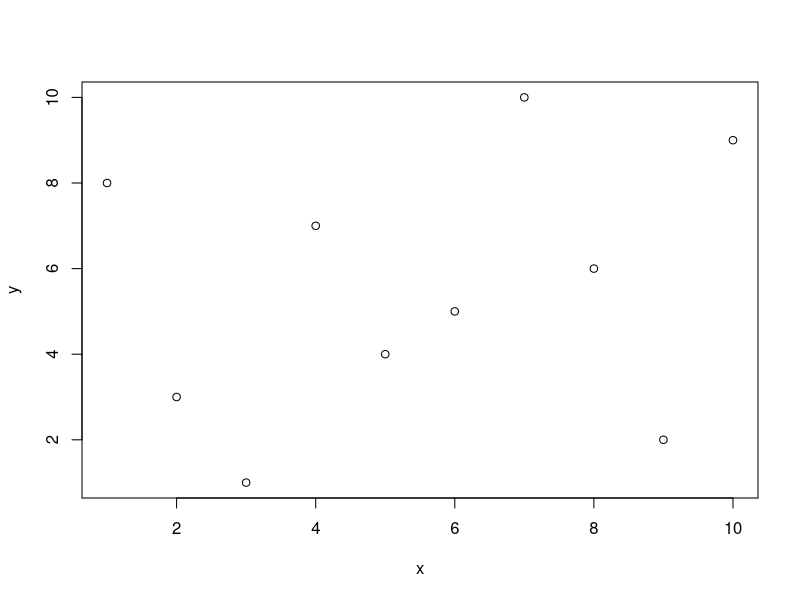
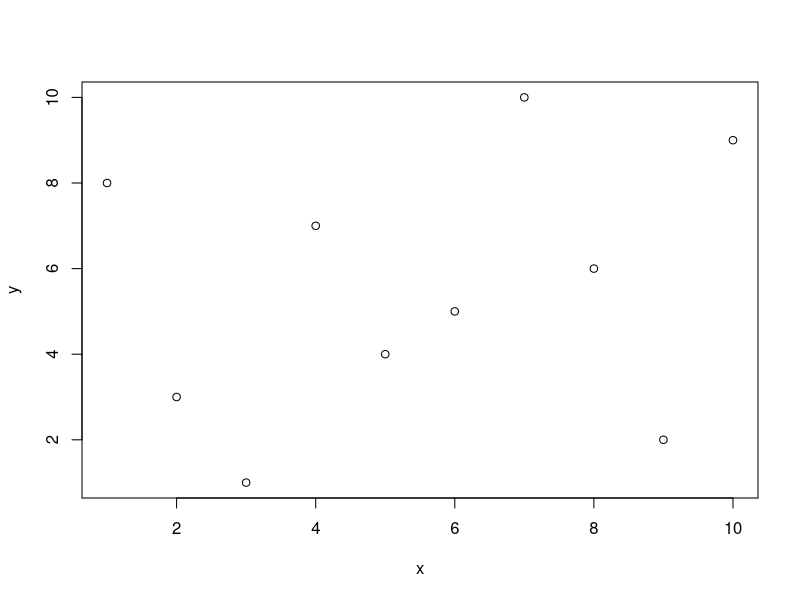
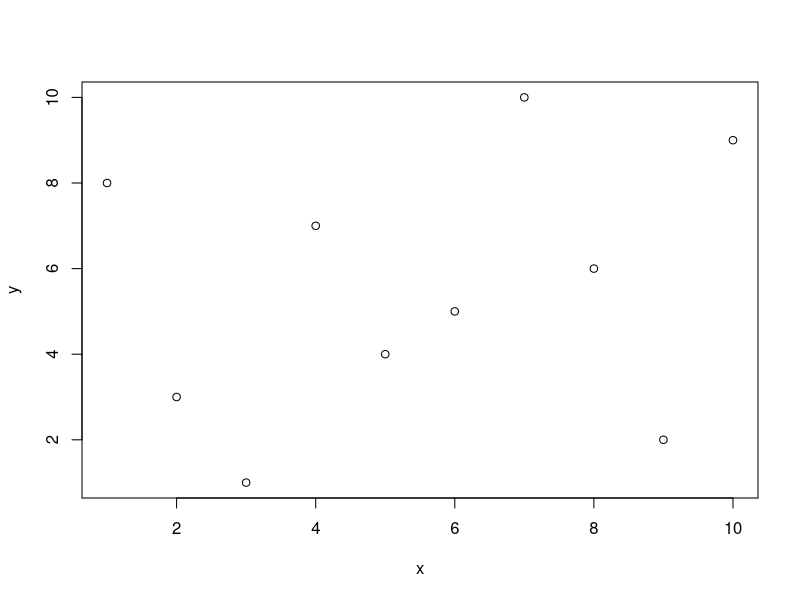
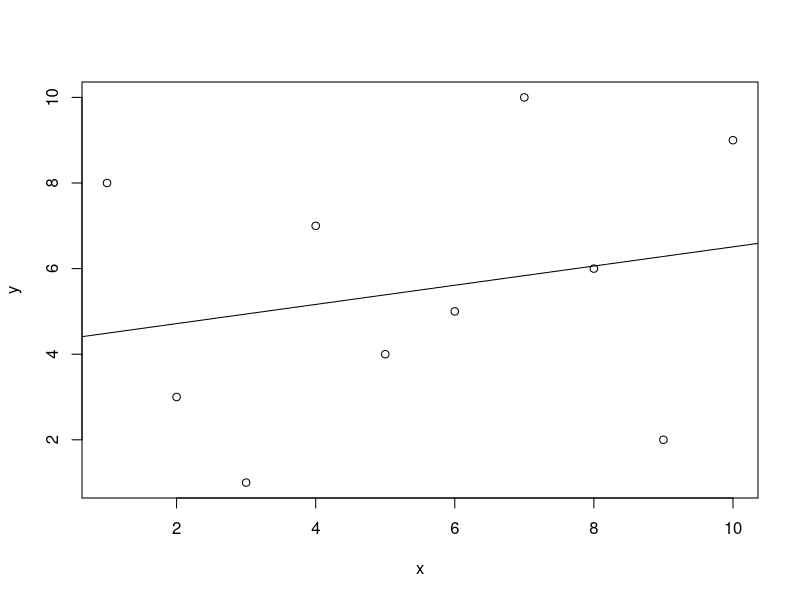
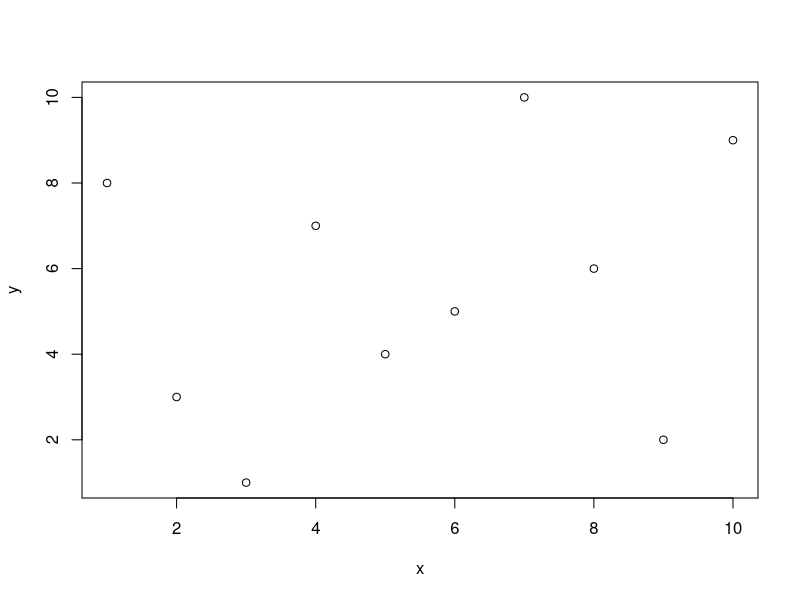
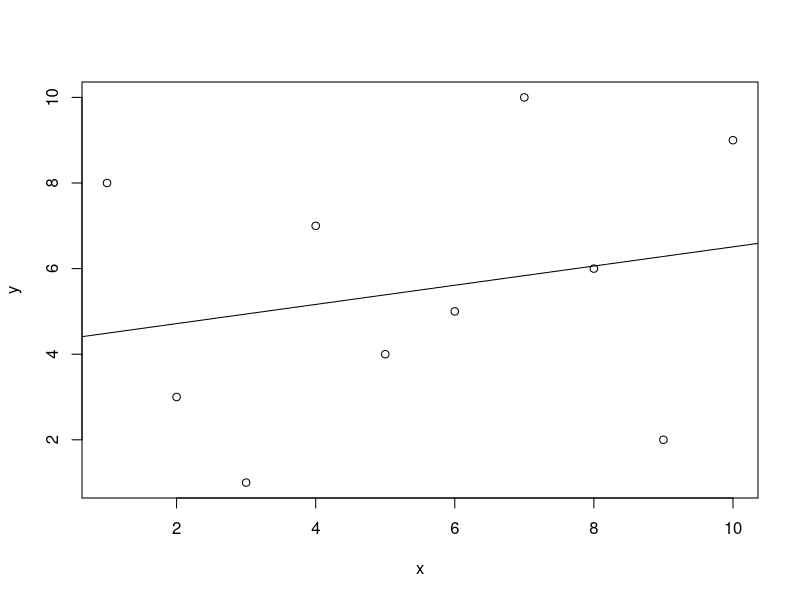

The R script that drew these images, in order:
## ---- chunk 1
set.seed(123523458)
x <- 1:10
y <- sample(x)
## ---- chunk 2
plot(x, y)
## ---- chunk 3
set.seed(123523458)
x <- 1:10
y <- sample(x)
## ---- chunk 4
plot(x, y)
## ---- chunk 5
switch1 <- FALSE
## ---- chunk 6
set.seed(123523458)
x <- 1:10
y <- sample(x)
## ---- chunk 7
plot(x, y)
## ---- chunk 8
model <- lm(y ~ x)
## ---- chunk 9
plot(x, y)
abline(model)
## ---- chunk 10
switch1 <- TRUE
## ---- chunk 11
set.seed(123523458)
x <- 1:10
y <- sample(x)
## ---- chunk 12
plot(x, y)
## ---- chunk 13
model <- lm(y ~ x)
## ---- chunk 14
plot(x, y)
abline(model)
## ---- chunk 15
set.seed(123523458)
x <- 1:10
y <- sample(x)
